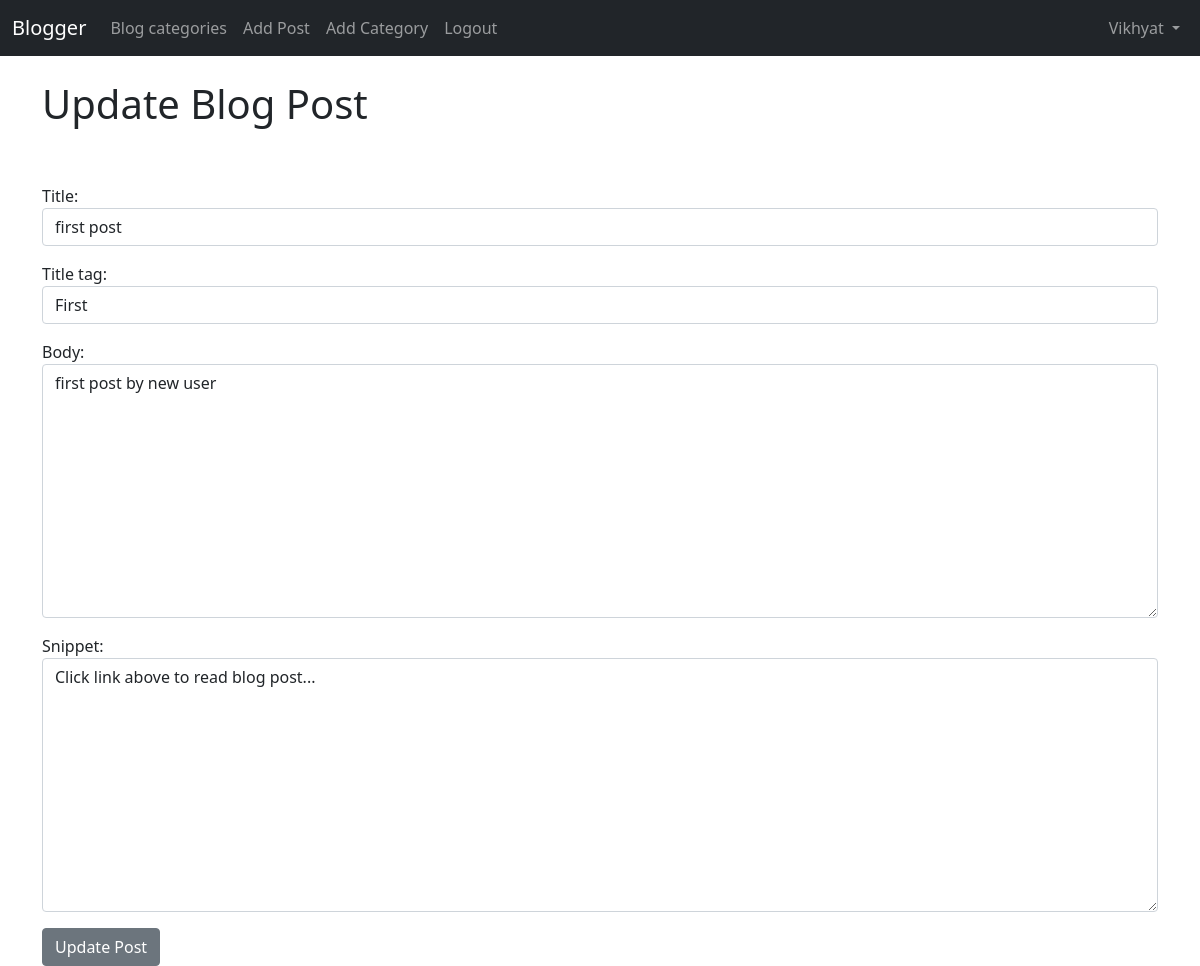
Page /article/update/17 (signed in) on the committed database.
### theblog/models.py (models this page shows, shortened)
class Post(models.Model):
    title = models.CharField(max_length=255)
    title_tag = models.CharField(max_length=255)
    header_image=models.ImageField(null=True,blank=True,upload_to="images/")
    author = models.ForeignKey(User,on_delete=models.CASCADE)
    body= RichTextField(blank=True,null=True)
    category=models.CharField(max_length=255,default='coding')
    snippet=models.CharField(max_length=255)
    post_date=models.DateField(auto_now_add=True)
    likes = models.ManyToManyField(User,related_name='blog_post')

### theblog/views.py (the view)
# urls.py: path('article/update/<int:pk>',UpdatePostView.as_view(),name="update_post"),
class UpdatePostView(UpdateView):
    model=Post
    form_class=EditForm
    template_name='update_post.html'

### theblog/forms.py
class EditForm(forms.ModelForm):
    class Meta:
        model=Post
        fields=['title','title_tag','body','snippet']
        widgets={
            'title':forms.TextInput(attrs={'class':'form-control' ,'placeholder':'This title placeholder'}),
            'title_tag':forms.TextInput(attrs={'class':'form-control' }),
            'body':forms.Textarea(attrs={'class':'form-control' }),#bootstrap class form-control
            'snippet':forms.Textarea(attrs={'class':'form-control' }),#bootstrap class form-control
        }

### theblog/templates/update_post.html (shortened to what this page needs)
{%extends 'base.html'%}
{% block content %}
{% if user.is_authenticated%}
    {%if user.id == post.author.id%}
<h1>
    Update Blog Post</h1>
    <br><br>
<div class="form-group">
    <form method="POST">
        {{form.as_p}}
        <button class="btn btn-secondary">Update Post</button>
</div>
{%else %}
<div class="container center">
    <h3>Sorry wrong operation😌</h3>
    <a href="{%url 'home'%}">Back to Home Page</a>
</div>
{% endif %}
{%else %}
<div class="container center">
    <h3>Kindly Login to use this functionality😌</h3>
    <a href="{%url 'home'%}">Back to Home Page</a>
</div>
{% endif %}
{% endblock %}

### theblog/templates/base.html (shortened to what this page needs)
<!doctype html>
<html lang="en">
  <head>
    <link href="https://cdn.jsdelivr.net/npm/bootstrap@5.0.2/dist/css/bootstrap.min.css" rel="stylesheet">
  </head>
  <body><nav class="navbar navbar-expand-lg navbar-dark bg-dark">
    <div class="container-fluid">
      <a class="navbar-brand" href="{%url 'home'%}">Blogger</a>
      <div class="collapse navbar-collapse" id="navbarSupportedContent">
        <ul class="navbar-nav me-auto mb-2 mb-lg-0">
          {% if category_menu%}
          <li class="nav-item dropdown">
            <a class="nav-link dropdown-toggle" href="#" id="navbarDropdown" role="button" data-bs-toggle="dropdown" aria-expanded="false">
              Categories
            </a>
            <ul class="dropdown-menu" aria-labelledby="navbarDropdown">
              {%for item in category_menu%}
              <li><a class="dropdown-item" href="{%url 'category' item|slugify%}">{{item}}</a></li>
              <div class="dropdown-divider"></div>
              {%endfor%}
            </ul>
          </li>
           {% else %}
           <li class="nav-item">
            <a class="nav-link" href="{%url 'category-list'%}">Blog categories</a>
          </li>
          {% endif %}
          {%if user.is_authenticated%}
            <li class="nav-item">
              <a class="nav-link" href="{%url 'add_post'%}">Add Post</a>
            </li>
            <li class="nav-item">
              <a class="nav-link" href="{%url 'add_category'%}">Add Category</a>
            </li>
            <li class="nav-item">
              <a class="nav-link" href="{%url 'logout'%}">Logout</a>
            </li>
          {% endif %}
        </ul>
        {%if user.is_authenticated%}
        <ul class="navbar-nav ml-auto">
            <li class="nav-item dropdown">
              <a class="nav-link dropdown-toggle" href="#" id="navbarDropdown" role="button" data-bs-toggle="dropdown" aria-expanded="false">
               {{user.username}}
              </a>
            </li>
        </ul>
        {% endif %}
      </div>
    </div>
  </nav>
    <br>
    <div class="container">
      {% block content %}
      {% endblock %}
    </div>
  </body>
</html>

### rows in the picture
Post: title "first post", title_tag "First", body "first post by new user", snippet "Click link above to read blog post..."

### other values in the picture
{{ user.username }} "Vikhyat"
